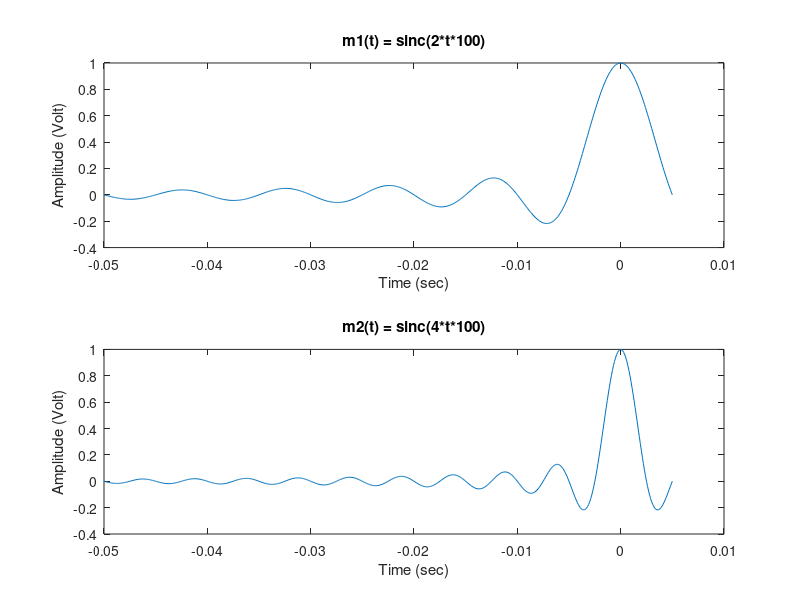
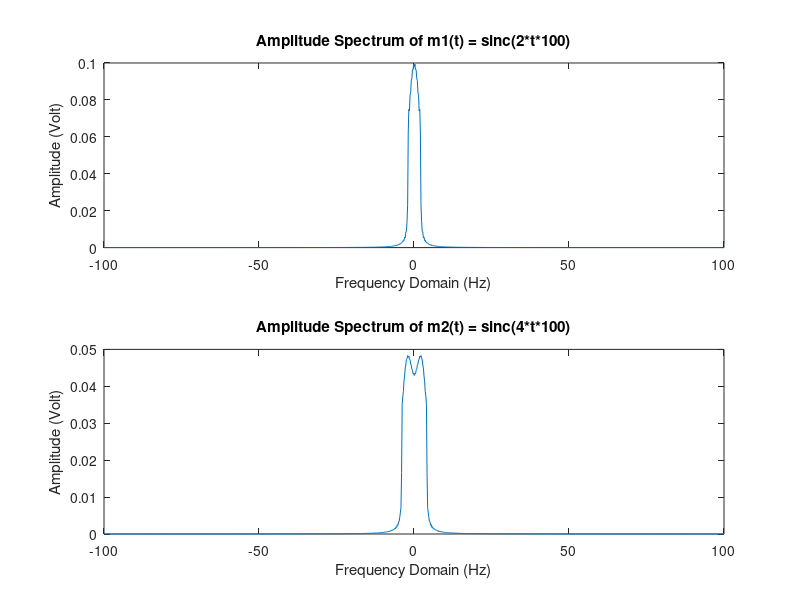

These figures' MATLAB source, in order:
f1 = 100;
dt = 0.0001;
t1 = -0.05:dt:0.005;
m1 = sinc(2*t1*f1);
m2 = sinc(4*t1*f1);
N = length(t1);
Nf = 2^ceil(log2(N));
f = linspace(-f1, f1, Nf);
ph_m1 = fft(m1, Nf);
ph_m1 = fftshift(ph_m1)/N;
ph_m2 = fft(m2, Nf);
ph_m2 = fftshift(ph_m2)/N;

figure
subplot(2, 1, 1)
plot(t1, m1)
xlabel('Time (sec)');
ylabel('Amplitude (Volt)');
title('m1(t) = sinc(2*t*100)');

subplot(2, 1, 2)
plot(t1, m2)
xlabel('Time (sec)');
ylabel('Amplitude (Volt)');
title('m2(t) = sinc(4*t*100)');

figure
subplot(2, 1, 1);
plot(f, abs(ph_m1))
xlabel('Frequency Domain (Hz)');
ylabel('Amplitude (Volt)');
title('Amplitude Spectrum of m1(t) = sinc(2*t*100)');

subplot(2, 1, 2);
plot(f, abs(ph_m2))
xlabel('Frequency Domain (Hz)');
ylabel('Amplitude (Volt)');
title('Amplitude Spectrum of m2(t) = sinc(4*t*100)');
